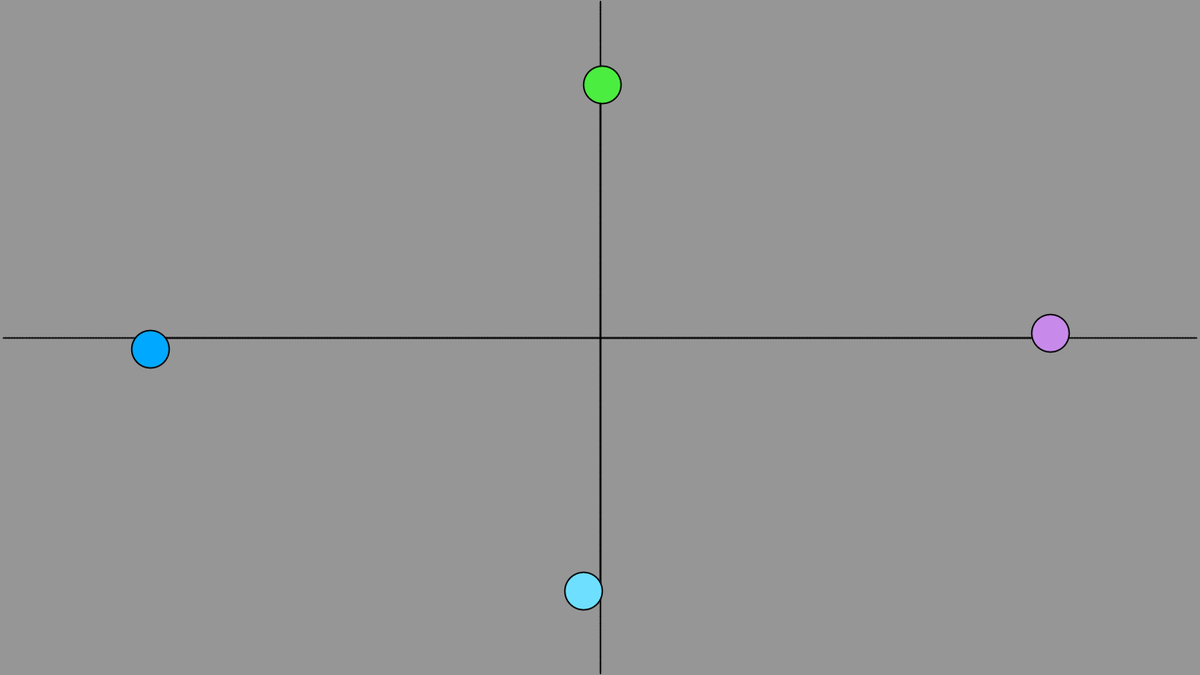
Frame 1 (no input)
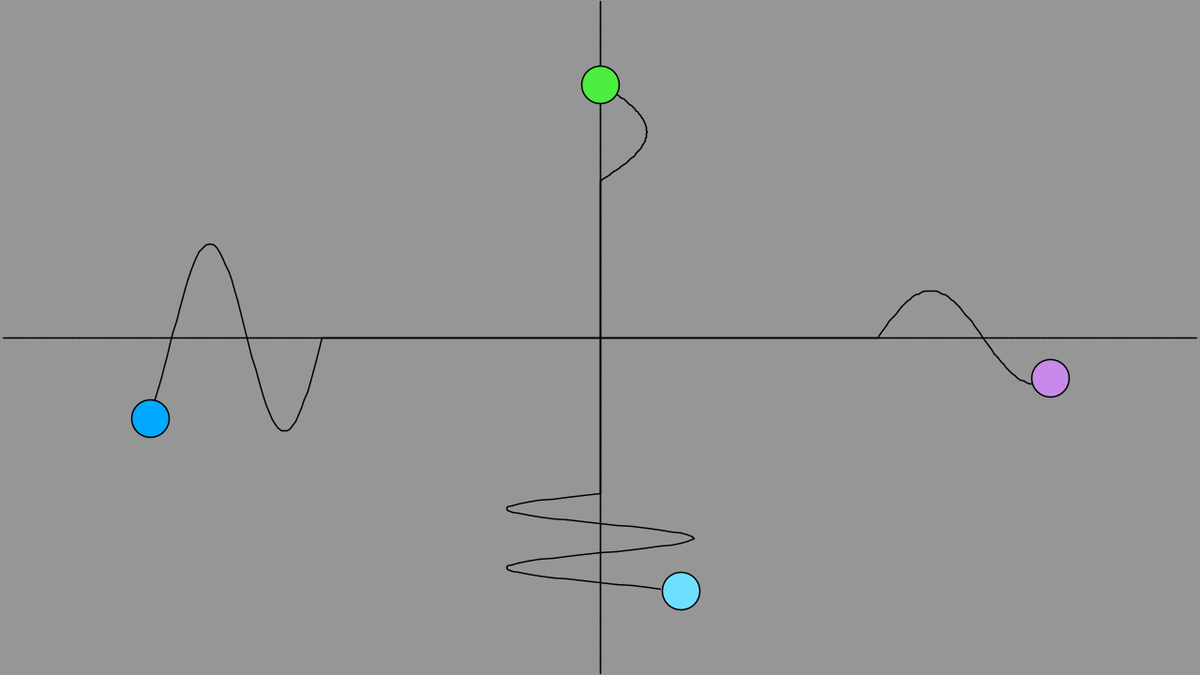
Frame 60 (the mouse pressed at the canvas centre just before this capture)
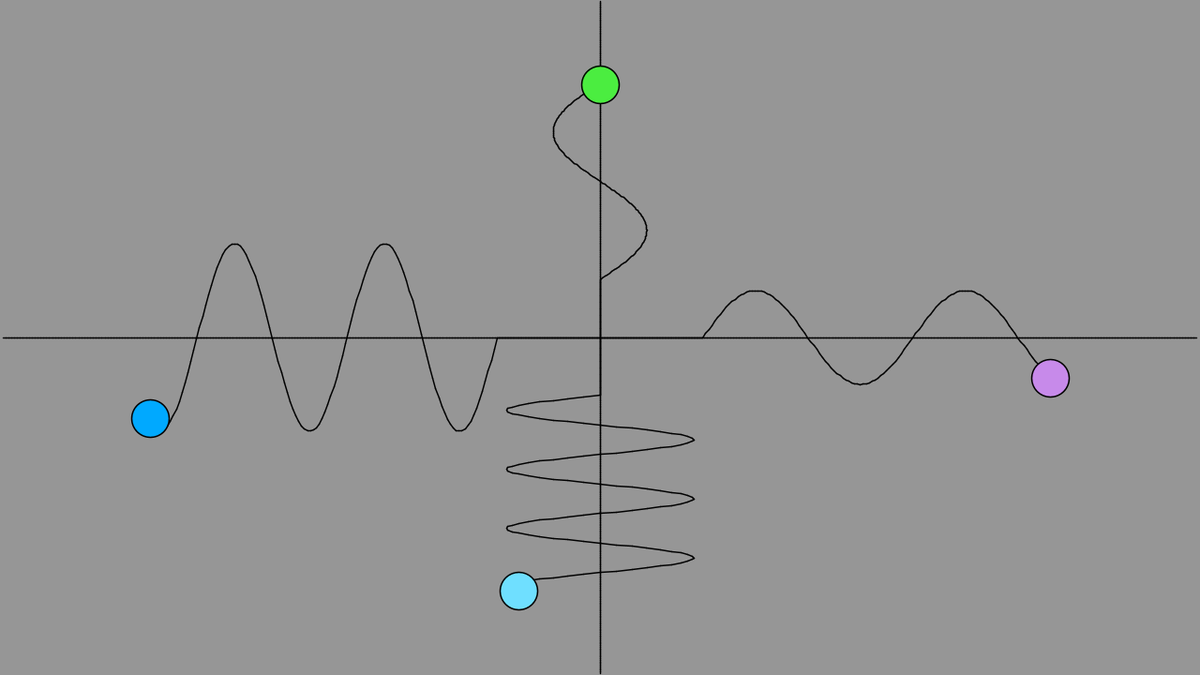
Frame 120 (the mouse held since frame 60 and released just before this capture)

The Processing sketch that drew these frames (run headless with seeded random() and noise(); from frame 60 on, the mouse is pressed at the canvas centre):

// Processing sketch: sketch_13_Ball_with_Wave_Line
// ── sketch_13_Ball_with_Wave_Line.pde
// General Controller
color colorPool[] = {#00a9ff, #c78aea, #4bed40, #6fdfff};

/* Wava Line */
int pathCount = 360;
// with Left Ball
float[] lineXL = new float[pathCount];
float[] lineYL = new float[pathCount];
float amplitudeL = 100; // + first wave down, - first wave up
float freqMagL = 7; // frequency magnication 
// with Right Ball
float[] lineXR = new float[pathCount];
float[] lineYR = new float[pathCount];
float amplitudeR = -50;
float freqMagR = 5;
// with Up ball
float[] lineXU = new float[pathCount];
float[] lineYU = new float[pathCount];
float amplitudeU = 50; // + first wave right, - first wave left
float freqMagU = 3;
// with Down ball
float[] lineXD = new float[pathCount];
float[] lineYD = new float[pathCount];
float amplitudeD = -100;
float freqMagD = 10;

/* Ball */
float raidus = 40;
// Left Ball
float xL;
float firstYL, yL;
// Right Ball
float xR;
float firstYR, yR;
// Up Ball
float firstXU, xU;
float yU;
// Down Ball
float firstXD, xD;
float yD;

void setup() {
  size(1280, 720);

  // line base control
  strokeWeight(1.5);
  smooth();

  // initialize ball ordinary
  xL = width / 8;
  xR = width - xL;
  firstYL = yL = firstYR = yR = height / 2;
  yU = height / 8;
  yD = height - yU;
  firstXU = xU = firstXD = xD = width / 2;

  // initialize line 
  for (int i=0; i<pathCount; i++) {
    // with left : +x direction
    float addRateXL = (width-xL)*i / pathCount; // divide width to each line(i/pathCount) except the part before no line : first large the (width-x) then divide pathCount space
    lineXL[i] = xL + addRateXL;
    lineYL[i] = firstYL;
    // with right : -x direction
    float addRateXR = xR*i / pathCount;
    lineXR[i] = xR - addRateXR;
    lineYR[i] = firstYR;
    // with up : +y direction
    float addRateYU = (height-yU)*i / pathCount;
    lineXU[i] = firstXU;
    lineYU[i] = yU + addRateYU;
    // with down : -y direction
    float addRateYD = yD*i / pathCount;
    lineXD[i] = firstXD;
    lineYD[i] = yD - addRateYD;
  }
}

void draw() {
  background(150); // let ball trajectory be not obvious

  // Wave Line with Left Ball: just need to change the y direction follow the ball (( the follow wave like echo, so draw before ball
  for (int i=pathCount-1; i>=0; i--) { // move data from last
    if (i == 0) { // have no wave at first
      lineYL[0] = yL; // with left ball : lineY[0] follow ball center Y
      lineYR[0] = yR; // with right ball
      lineXU[0] = xU; // with up ball
      lineXD[0] = xD; // with down ball
    } else if (i == pathCount-1) { // have no follow curve after this point
      lineYL[pathCount-1] = lineYL[i-1]; // with left ball
      lineYR[pathCount-1] = lineYR[i-1]; // with right ball
      lineXU[pathCount-1] = lineXU[i-1]; // with up ball
      lineXD[pathCount-1] = lineXD[i-1]; // with down ball
    } else {
      // with left ball
      lineYL[i] = lineYL[i-1]; // lineY[i] follow lineY[i-1]
      line(lineXL[i], lineYL[i], lineXL[i+1], lineYL[i+1]); // the two point of the line must be updated aready, or look serrated. First point must be more near ball than another point
      // with right ball
      lineYR[i] = lineYR[i-1];
      line(lineXR[i], lineYR[i], lineXR[i+1], lineYR[i+1]);
      // with up ball
      lineXU[i] = lineXU[i-1];
      line(lineXU[i], lineYU[i], lineXU[i+1], lineYU[i+1]);
      // with down ball
      lineXD[i] = lineXD[i-1];
      line(lineXD[i], lineYD[i], lineXD[i+1], lineYD[i+1]);
    }
  }

  // Ball update : just change y direction
  yL = firstYL + amplitudeL*sin(radians(frameCount*freqMagL)); // = cos frame+n  n = odd number * 90
  yR = firstYR + amplitudeR*sin(radians(frameCount*freqMagR));
  xU = firstXU + amplitudeU*sin(radians(frameCount*freqMagU));
  xD = firstXD + amplitudeD*sin(radians(frameCount*freqMagD));
  
  // draw ball
  fill(colorPool[0]);
  ellipse(xL, yL, raidus, raidus);
  fill(colorPool[1]);
  ellipse(xR, yR, raidus, raidus);
  fill(colorPool[2]);
  ellipse(xU, yU, raidus, raidus);
  fill(colorPool[3]);
  ellipse(xD, yD, raidus, raidus);
}
